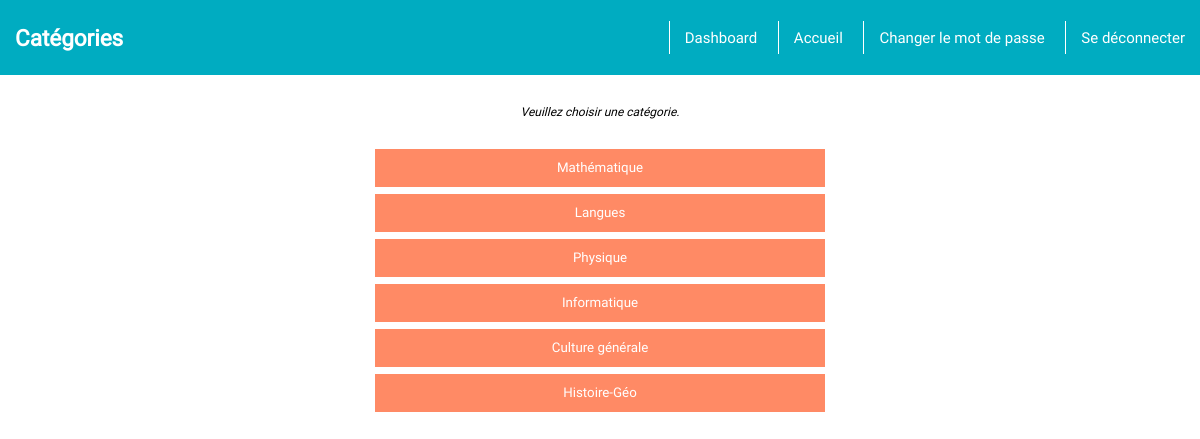
Page /project/app/view/categories.php (signed in) on the committed database.
### tables this page shows
CREATE TABLE `theme` (
  `id` int(11) NOT NULL,
  `label` varchar(255) NOT NULL
);

### project/app/controler/DB.php (called while the page is built, shortened)
<?php
class DB
{
    protected $connection;
    protected $query;
    public function __construct()
    {
        $this->connection = new mysqli('localhost', 'root', '', 'project');
        $this->connection->set_charset('utf8');
    }
    public function query($query)
    {
        if ($this->query = $this->connection->prepare($query)) {
            $this->query->execute();
        } else {
            $this->error("Unable to process MySQL statement (check your syntax)" . $this->connection->error);
        }
        return $this;
    }
    public function fetchAll($callback = null)
    {
        $params = array();
        $row = array();
        $meta = $this->query->result_metadata();
        while ($field = $meta->fetch_field()) {
            $params[] = &$row[$field->name];
        }
        call_user_func_array(array($this->query, 'bind_result'), $params);
        $result = array();
        while ($this->query->fetch()) {
            $r = array();
            foreach ($row as $key => $val) {
                $r[$key] = $val;
            }
            if ($callback != null && is_callable($callback)) {
                $value = call_user_func($callback, $r);
                if ($value == 'break') break;
            } else {
                $result[] = $r;
            }
        }
        return $result;
    }
}

### project/app/view/categories.php (the view, shortened to what this page needs)
<?php
include("../controler/DB.php");
$db = new DB();
?>
<!DOCTYPE html>
<html lang="fr">
<head>
    <link rel="stylesheet" type="text/css" href="../../public/css/errors.css">
    <link rel="stylesheet" type="text/css" href="../../public/css/main.css">
</head>
<body>
    <div class="container">
        <div class="header">
            <div class="header-label">
                Catégories
            </div>
            <div class="header-menu">
                <a class="action" href="dashboard.php">Dashboard</a>
                <a class="action" href="../../public/index.php">Accueil</a>
                <a class="action" href="changepassword.php">Changer le mot de passe</a>
                <a class="action" href="../controler/logout.php">Se déconnecter</a>
            </div>
        </div>
        <div class="content">
            <div class='score'>Veuillez choisir une catégorie.</div>
            <?php
            $query = "SELECT * FROM theme";
            $res = $db->query($query)->fetchAll();
            for ($resIndex = 0; $resIndex < count($res); $resIndex++) {
                echo "<form action='qcms.php' method='post'>";
                echo "<div class='form-element'> ";
                echo "<button type='submit' name='category' value=" . $res[$resIndex]["id"] . ">" . $res[$resIndex]["label"] . "</button>";
                echo "</div>";
                echo "</form>";
            }
            ?>
        </div>
</body>

### project/public/css/main.css (style rules this page uses)
html { height: 100vh; width: 100vw; font-size: 15px; font-family: 'Roboto', sans-serif; }
body { height: 100vh; width: 100vw; margin: 0; }
.header { height: 5rem; display: flex; align-items: center; justify-content: space-between; padding-left: 1rem; margin-bottom: 1rem; font-weight: bold; font-size: 1.5rem; background-color: #00ACC1; color: white; }
.header .header-label { width: 10rem; }
.header .header-menu a { display: inline-block; font-size: 1rem; text-decoration: none; min-width: 3rem; color: white; font-weight: normal; padding: 0.5rem 1rem; border-left: 1px solid white; }
.container { height: 100%; width: 100%; }
.container .content { padding: 1rem; display: flex; flex-direction: column; align-items: center; }
.container .content .score { margin-bottom: 2rem; font-size: 0.8rem; font-style: italic; }
.container form { display: flex; flex-direction: column; justify-content: center; }
.container form .form-element { width: 100%; display: flex; align-items: center; justify-content: center; }
.container form .form-element input[type=submit], .container form .form-element button, .container .content .action { display: inline-block; box-sizing: border-box; margin-bottom: 0.5rem; width: 30rem; height: 2.5rem; font-family: 'Roboto'; background-color: #FF8A65; color: white; border: 0; cursor: pointer; }

### rows in the picture
theme: $res[$resIndex]["id"] 1 (drawn), label "Mathématique"
theme: $res[$resIndex]["id"] 2 (drawn), label "Langues"
theme: $res[$resIndex]["id"] 3 (drawn), label "Physique"
theme: $res[$resIndex]["id"] 4 (drawn), label "Informatique"
theme: $res[$resIndex]["id"] 5 (drawn), label "Culture générale"
theme: $res[$resIndex]["id"] 17 (drawn), label "Histoire-Géo"
